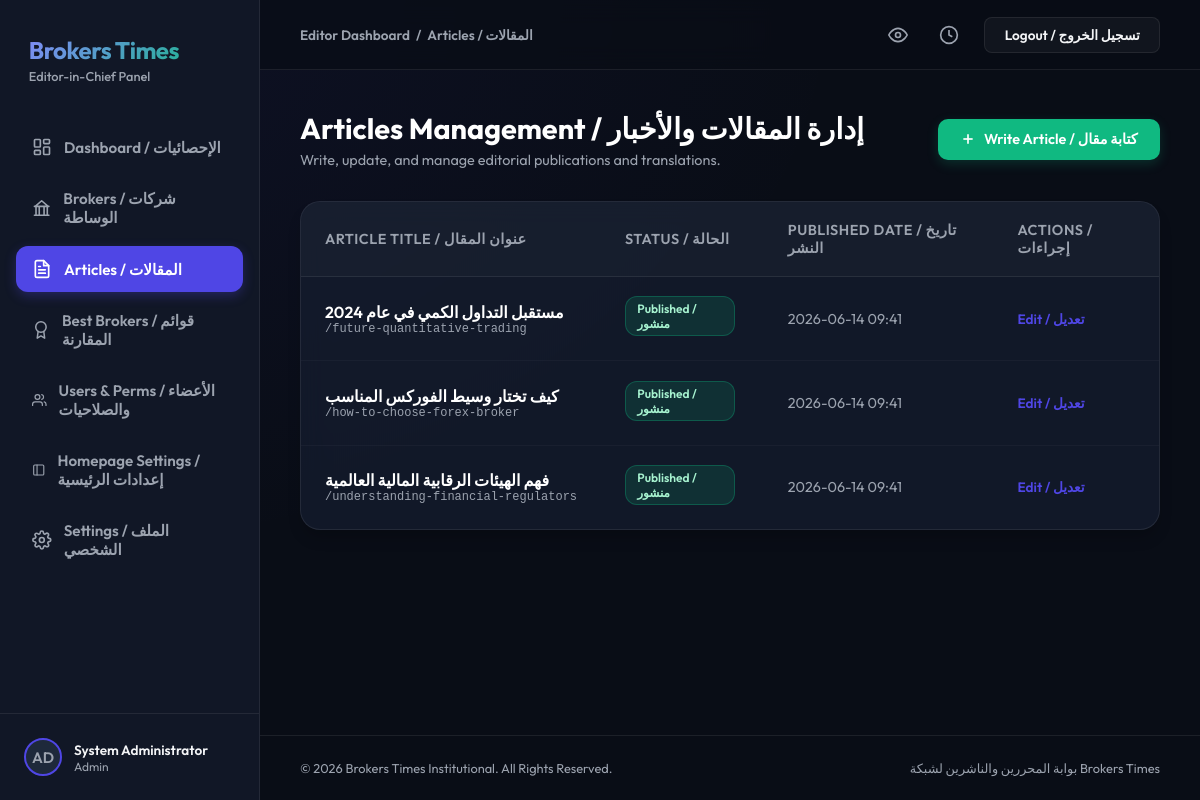
The page /dashboard/articles/ (signed in) on the database its author committed.
### users/models.py (models this page shows, shortened)
class CustomUser(AbstractUser):
    ROLE_CHOICES = [
        ('admin', 'Admin'),
        ('editor', 'Editor'),
        ('writer', 'Writer'),
        ('user', 'Standard User'),
    ]
    PREFERRED_LANGUAGE_CHOICES = [
        ('ar', 'العربية'),
        ('en', 'English'),
    ]
    role = models.CharField(max_length=20, choices=ROLE_CHOICES, default='user')
    preferred_language = models.CharField(max_length=5, choices=PREFERRED_LANGUAGE_CHOICES, default='ar')
    bio = models.TextField(blank=True)
    avatar = models.ImageField(upload_to='avatars/', blank=True, null=True)
    facebook_url = models.URLField(max_length=500, blank=True, null=True)
    linkedin_url = models.URLField(max_length=500, blank=True, null=True)
    class Meta:
        permissions = [
            ("can_publish", "Can publish articles/brokers"),
            ("can_edit", "Can edit articles/brokers"),
            ("can_manage_brokers", "Can manage brokers"),
        ]

### articles/models.py (models this page shows, shortened)
class Article(models.Model):
    STATUS_CHOICES = [
        ('draft', 'Draft'),
        ('published', 'Published'),
    ]
    title = models.CharField(max_length=255)
    slug = models.SlugField(max_length=255, unique=True)
    content = RichTextField(blank=True)
    featured_image = models.ImageField(upload_to='articles/', blank=True, null=True)
    featured_image_alt = models.CharField(max_length=255, blank=True)
    seo_title = models.CharField(max_length=255, blank=True)
    seo_description = models.TextField(blank=True)
    status = models.CharField(max_length=20, choices=STATUS_CHOICES, default='draft')
    created_at = models.DateTimeField(auto_now_add=True)
    updated_at = models.DateTimeField(auto_now=True)

### users/views.py (the view)
# urls.py: path('dashboard/articles/', DashboardArticlesView.as_view(), name='dashboard_articles'),
class DashboardArticlesView(LoginRequiredMixin, ListView):
    model = Article
    template_name = 'dashboard/articles.html'
    context_object_name = 'articles'

### users/templates/dashboard/articles.html (shortened to what this page needs)
{% extends 'dashboard/base.html' %}
{% block nav_articles %}active{% endblock %}
{% block section_name %}Articles / المقالات{% endblock %}
{% block content %}
<div class="page-header-container">
    <div class="page-title-area">
        <h1>Articles Management / إدارة المقالات والأخبار</h1>
        <p>Write, update, and manage editorial publications and translations.</p>
    </div>
    {% if user.is_staff or user.is_superuser %}
    <a href="{% url 'dashboard_articles_add' %}" class="btn-action">
        <svg viewBox="0 0 24 24"><line x1="12" y1="5" x2="12" y2="19"></line><line x1="5" y1="12" x2="19" y2="12"></line></svg>
        <span>Write Article / كتابة مقال</span>
    </a>
    {% endif %}
</div>
<div class="table-container">
    <div class="table-responsive">
        <table class="data-table">
            <thead>
                <tr>
                    <th>Article Title / عنوان المقال</th>
                    <th>Status / الحالة</th>
                    <th>Published Date / تاريخ النشر</th>
                    <th>Actions / إجراءات</th>
                </tr>
            </thead>
            <tbody>
                {% for article in articles %}
                <tr>
                    <td>
                        <div class="article-title-cell" title="{{ article.title }}">
                            <span class="article-main-title">{{ article.title }}</span>
                            <span class="article-sub-slug">/{{ article.slug }}</span>
                        </div>
                    </td>
                    <td>
                        {% if article.status == 'published' %}
                            <span class="badge-pill badge-success">Published / منشور</span>
                        {% else %}
                            <span class="badge-pill badge-warning">Draft / مسودة</span>
                        {% endif %}
                    </td>
                    <td>
                        <span style="color: var(--text-muted);">{{ article.created_at|date:"Y-m-d H:i" }}</span>
                    </td>
                    <td>
                        {% if user.is_staff or user.is_superuser %}
                        <a href="{% url 'dashboard_articles_edit' article.id %}" class="btn-edit-inline">Edit / تعديل</a>
                        {% else %}
                        <span style="color: var(--text-muted); font-size: 0.85rem;">View Only</span>
                        {% endif %}
                    </td>
                </tr>
                {% endfor %}
            </tbody>
        </table>
    </div>
</div>
{% endblock %}

### users/templates/dashboard/base.html (shortened to what this page needs)
<!DOCTYPE html>
<html lang="en">
<head>
</head>
<body>
    <div class="sidebar">
        <div class="sidebar-brand">
            <span class="brand-name">Brokers Times</span>
            <span class="brand-sub">Editor-in-Chief Panel</span>
        </div>
        <ul class="sidebar-menu">
            <li class="menu-item {% block nav_dashboard %}{% endblock %}">
                <a href="{% url 'dashboard' %}">
                    <svg viewBox="0 0 24 24"><rect x="3" y="3" width="7" height="9" rx="1"></rect><rect x="14" y="3" width="7" height="5" rx="1"></rect><rect x="14" y="12" width="7" height="9" rx="1"></rect><rect x="3" y="16" width="7" height="5" rx="1"></rect></svg>
                    <span>Dashboard / الإحصائيات</span>
                </a>
            </li>
            <li class="menu-item {% block nav_brokers %}{% endblock %}">
                <a href="{% url 'dashboard_brokers' %}">
                    <svg viewBox="0 0 24 24"><path d="M3 21h18M3 10h18M5 10v11M19 10v11M9 10v11M15 10v11M4 10h16L12 3z"></path></svg>
                    <span>Brokers / شركات الوساطة</span>
                </a>
            </li>
            <li class="menu-item {% block nav_articles %}{% endblock %}">
                <a href="{% url 'dashboard_articles' %}">
                    <svg viewBox="0 0 24 24"><path d="M14 2H6a2 2 0 0 0-2 2v16a2 2 0 0 0 2 2h12a2 2 0 0 0 2-2V8z"></path><polyline points="14 2 14 8 20 8"></polyline><line x1="16" y1="13" x2="8" y2="13"></line><line x1="16" y1="17" x2="8" y2="17"></line><polyline points="10 9 9 9 8 9"></polyline></svg>
                    <span>Articles / المقالات</span>
                </a>
            </li>
            <li class="menu-item {% block nav_best_brokers %}{% endblock %}">
                <a href="{% url 'dashboard_best_brokers' %}">
                    <svg viewBox="0 0 24 24"><circle cx="12" cy="8" r="7"></circle><polyline points="8.21 13.89 7 23 12 20 17 23 15.79 13.88"></polyline></svg>
                    <span>Best Brokers / قوائم المقارنة</span>
                </a>
            </li>
            {% if user.role == 'admin' or user.is_superuser or user.is_staff %}
            <li class="menu-item {% block nav_users %}{% endblock %}">
                <a href="{% url 'dashboard_users' %}">
                    <svg viewBox="0 0 24 24"><path d="M17 21v-2a4 4 0 0 0-4-4H5a4 4 0 0 0-4 4v2"></path><circle cx="9" cy="7" r="4"></circle><path d="M23 21v-2a4 4 0 0 0-3-3.87"></path><path d="M16 3.13a4 4 0 0 1 0 7.75"></path></svg>
                    <span>Users & Perms / الأعضاء والصلاحيات</span>
                </a>
            </li>
            <li class="menu-item {% block nav_homepage_settings %}{% endblock %}">
                <a href="{% url 'dashboard_homepage_settings' %}">
                    <svg viewBox="0 0 24 24"><rect x="3" y="3" width="18" height="18" rx="2" ry="2"></rect><line x1="9" y1="3" x2="9" y2="21"></line></svg>
                    <span>Homepage Settings / إعدادات الرئيسية</span>
                </a>
            </li>
            {% endif %}
            <li class="menu-item {% block nav_settings %}{% endblock %}">
                <a href="{% url 'profile' %}">
                    <span>Settings / الملف الشخصي</span>
                </a>
            </li>
        </ul>
        <div class="sidebar-footer">
            <div class="user-avatar-small">
                {% if user.avatar %}
                    <img src="{{ user.avatar.url }}" alt="Avatar">
                {% else %}
                    <span class="user-avatar-placeholder">{{ user.username|slice:":2" }}</span>
                {% endif %}
            </div>
            <div class="user-info">
                <span class="user-name">{{ user.first_name }} {{ user.last_name }}</span>
                <span class="user-role">{{ user.get_role_display }}</span>
            </div>
        </div>
    </div>
    <div class="main-panel">
        <div class="topbar">
            <div class="breadcrumbs">
                <span>Editor Dashboard</span>
                <span>/</span>
                <span>{% block section_name %}Home{% endblock %}</span>
            </div>
            <div class="topbar-actions">
                <button class="action-icon-btn" title="View Portal">
                    <svg viewBox="0 0 24 24"><path d="M1 12s4-8 11-8 11 8 11 8-4 8-11 8-11-8-11-8z"></path><circle cx="12" cy="12" r="3"></circle></svg>
                </button>
                <button class="action-icon-btn" title="Recent History">
                    <svg viewBox="0 0 24 24"><circle cx="12" cy="12" r="10"></circle><polyline points="12 6 12 12 16 14"></polyline></svg>
                </button>
                <a href="{% url 'logout' %}" class="btn-top btn-top-secondary">Logout / تسجيل الخروج</a>
            </div>
        </div>
        <div class="content-body">
            {% block content %}{% endblock %}
        </div>
        <div class="footer">
            <span>&copy; 2026 Brokers Times Institutional. All Rights Reserved.</span>
            <span>بوابة المحررين والناشرين لشبكة Brokers Times</span>
        </div>
    </div>
</body>
</html>

### users/templates/dashboard/base.html (style rules this page uses)
:root { --bg-color: #090d16; --sidebar-bg: #111726; --card-bg: rgba(22, 30, 49, 0.7); --primary: #4f46e5; --primary-hover: #4338ca; --accent: #10b981; --text-color: #f3f4f6; --text-muted: #9ca3af; --border-color: rgba(255, 255, 255, 0.08); --danger: #ef4444; }
* { box-sizing: border-box; margin: 0; padding: 0; }
body { background-color: var(--bg-color); background-image: radial-gradient(at 0% 0%, rgba(79, 70, 229, 0.08) 0px, transparent 50%); color: var(--text-color); font-family: 'Outfit', 'Cairo', sans-serif; min-height: 100vh; display: flex; }
.sidebar { width: 260px; background-color: var(--sidebar-bg); border-right: 1px solid var(--border-color); display: flex; flex-direction: column; position: fixed; height: 100vh; top: 0; left: 0; z-index: 10; }
.sidebar-brand { padding: 2.2rem 1.8rem 1rem; display: flex; flex-direction: column; }
.brand-name { font-size: 1.5rem; font-weight: 700; letter-spacing: -0.5px; background: linear-gradient(135deg, #818cf8, var(--accent)); -webkit-background-clip: text; -webkit-text-fill-color: transparent; }
.brand-sub { font-size: 0.8rem; color: var(--text-muted); margin-top: 0.2rem; font-weight: 500; }
.sidebar-menu { list-style: none; padding: 1.5rem 1rem; display: flex; flex-direction: column; gap: 0.4rem; flex: 1; }
.menu-item a { display: flex; align-items: center; padding: 0.8rem 1rem; color: var(--text-muted); text-decoration: none; border-radius: 12px; font-size: 0.95rem; font-weight: 600; transition: all 0.3s ease; gap: 12px; }
.menu-item a svg { width: 20px; height: 20px; fill: none; stroke: currentColor; stroke-width: 2; stroke-linecap: round; stroke-linejoin: round; transition: stroke 0.3s ease; }
.menu-item.active a { color: white; background: var(--primary); box-shadow: 0 4px 12px rgba(79, 70, 229, 0.3); }
.menu-item.active a svg { stroke: white; }
.sidebar-footer { padding: 1.5rem; border-top: 1px solid var(--border-color); display: flex; align-items: center; gap: 12px; }
.user-avatar-small { width: 38px; height: 38px; border-radius: 50%; overflow: hidden; background: #1e293b; display: flex; align-items: center; justify-content: center; border: 2px solid var(--primary); }
.user-avatar-placeholder { font-size: 0.95rem; font-weight: 600; color: var(--text-muted); text-transform: uppercase; }
.user-info { display: flex; flex-direction: column; overflow: hidden; }
.user-name { font-size: 0.85rem; font-weight: 600; white-space: nowrap; overflow: hidden; text-overflow: ellipsis; }
.user-role { font-size: 0.75rem; color: var(--text-muted); }
.main-panel { margin-left: 260px; flex: 1; display: flex; flex-direction: column; min-height: 100vh; position: relative; }
.topbar { height: 70px; background: rgba(9, 13, 22, 0.7); backdrop-filter: blur(12px); border-bottom: 1px solid var(--border-color); display: flex; align-items: center; justify-content: space-between; padding: 0 2.5rem; position: sticky; top: 0; z-index: 9; }
.breadcrumbs { font-size: 0.85rem; font-weight: 600; color: var(--text-muted); display: flex; align-items: center; gap: 6px; }
.topbar-actions { display: flex; align-items: center; gap: 1.2rem; }
.action-icon-btn { background: none; border: none; color: var(--text-muted); cursor: pointer; display: flex; align-items: center; justify-content: center; padding: 6px; border-radius: 8px; transition: all 0.3s ease; }
.action-icon-btn svg { width: 20px; height: 20px; fill: none; stroke: currentColor; stroke-width: 2; }
.btn-top { padding: 0.5rem 1.2rem; border-radius: 8px; font-size: 0.85rem; font-weight: 600; cursor: pointer; transition: all 0.3s ease; text-decoration: none; display: inline-flex; align-items: center; }
.btn-top-secondary { background: rgba(255, 255, 255, 0.04); color: var(--text-color); border: 1px solid var(--border-color); }
.content-body { padding: 2.5rem; flex: 1; }
.footer { padding: 1.5rem 2.5rem; border-top: 1px solid var(--border-color); font-size: 0.8rem; color: var(--text-muted); display: flex; justify-content: space-between; align-items: center; }

### rows shown on the page
CustomUser: username "AD", first_name "System", last_name "Administrator", role "Admin"
Article: title "مستقبل التداول الكمي في عام 2024", slug "future-quantitative-trading", status "Published / منشور", created_at "2026-06-14 09:41"
Article: title "كيف تختار وسيط الفوركس المناسب", slug "how-to-choose-forex-broker", status "Published / منشور", created_at "2026-06-14 09:41"
Article: title "فهم الهيئات الرقابية المالية العالمية", slug "understanding-financial-regulators", status "Published / منشور", created_at "2026-06-14 09:41"
